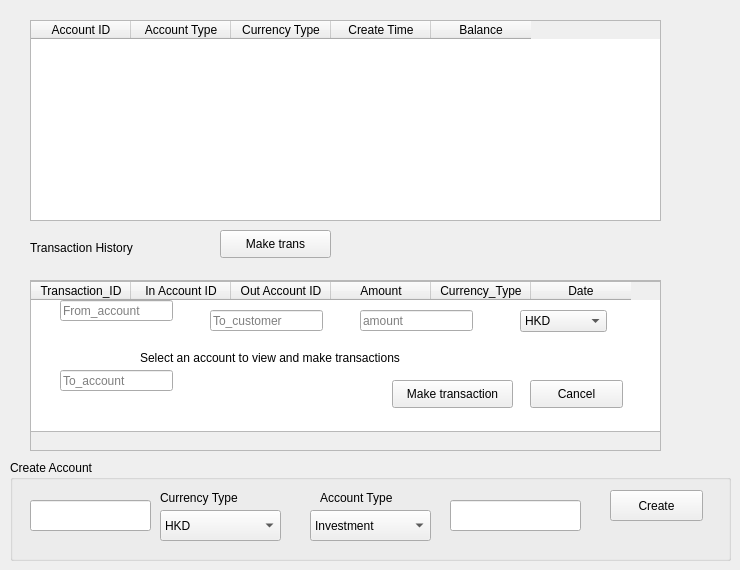
         <widget class="QWidget" name="page_wallet">
          <widget class="QGroupBox" name="groupBox_2">
           <property name="geometry">
            <rect>
             <x>10</x>
             <y>460</y>
             <width>721</width>
             <height>101</height>
            </rect>
           </property>
           <property name="title">
            <string>Create Account</string>
           </property>
           <widget class="QLineEdit" name="lineEdit_accountid">
            <property name="geometry">
             <rect>
              <x>20</x>
              <y>40</y>
              <width>121</width>
              <height>31</height>
             </rect>
            </property>
           </widget>
           <widget class="QLineEdit" name="lineEdit_param">
            <property name="geometry">
             <rect>
              <x>440</x>
              <y>40</y>
              <width>131</width>
              <height>31</height>
             </rect>
            </property>
           </widget>
           <widget class="QPushButton" name="pushButton_create">
            <property name="geometry">
             <rect>
              <x>600</x>
              <y>30</y>
              <width>93</width>
              <height>31</height>
             </rect>
            </property>
            <property name="text">
             <string>Create</string>
            </property>
           </widget>
           <widget class="QComboBox" name="comboBox_ctype">
            <property name="geometry">
             <rect>
              <x>150</x>
              <y>50</y>
              <width>121</width>
              <height>31</height>
             </rect>
            </property>
            <item>
             <property name="text">
              <string>HKD</string>
             </property>
            </item>
            <item>
             <property name="text">
              <string>Pound</string>
             </property>
            </item>
           </widget>
           <widget class="QComboBox" name="comboBox_atype">
            <property name="geometry">
             <rect>
              <x>300</x>
              <y>50</y>
              <width>121</width>
              <height>31</height>
             </rect>
            </property>
            <item>
             <property name="text">
              <string>Investment</string>
             </property>
            </item>
            <item>
             <property name="text">
              <string>Saving</string>
             </property>
            </item>
            <item>
             <property name="text">
              <string>Credit</string>
             </property>
            </item>
           </widget>
           <widget class="QLabel" name="label_17">
            <property name="geometry">
             <rect>
              <x>150</x>
              <y>30</y>
              <width>121</width>
              <height>16</height>
             </rect>
            </property>
            <property name="text">
             <string>Currency Type</string>
            </property>
           </widget>
           <widget class="QLabel" name="label_18">
            <property name="geometry">
             <rect>
              <x>310</x>
              <y>30</y>
              <width>101</width>
              <height>16</height>
             </rect>
            </property>
            <property name="text">
             <string>Account Type</string>
            </property>
           </widget>
          </widget>
          <widget class="QTableWidget" name="tableWidget_accounts">
           <property name="geometry">
            <rect>
             <x>30</x>
             <y>20</y>
             <width>631</width>
             <height>201</height>
            </rect>
           </property>
           <property name="minimumSize">
            <size>
             <width>631</width>
             <height>0</height>
            </size>
           </property>
           <property name="selectionBehavior">
            <enum>QAbstractItemView::SelectRows</enum>
           </property>
           <column>
            <property name="text">
             <string>Account ID</string>
            </property>
           </column>
           <column>
            <property name="text">
             <string>Account Type</string>
            </property>
           </column>
           <column>
            <property name="text">
             <string>Currency Type</string>
            </property>
           </column>
           <column>
            <property name="text">
             <string>Create Time</string>
            </property>
           </column>
           <column>
            <property name="text">
             <string>Balance</string>
            </property>
           </column>
          </widget>
          <widget class="QLabel" name="label_2">
           <property name="geometry">
            <rect>
             <x>30</x>
             <y>240</y>
             <width>221</width>
             <height>16</height>
            </rect>
           </property>
           <property name="text">
            <string>Transaction History</string>
           </property>
          </widget>
          <widget class="QTableWidget" name="tableWidget_transactions">
           <property name="geometry">
            <rect>
             <x>30</x>
             <y>281</y>
             <width>631</width>
             <height>151</height>
            </rect>
           </property>
           <column>
            <property name="text">
             <string>Transaction_ID</string>
            </property>
           </column>
           <column>
            <property name="text">
             <string>In Account ID</string>
            </property>
           </column>
           <column>
            <property name="text">
             <string>Out Account ID</string>
            </property>
           </column>
           <column>
            <property name="text">
             <string>Amount</string>
            </property>
           </column>
           <column>
            <property name="text">
             <string>Currency_Type</string>
            </property>
           </column>
           <column>
            <property name="text">
             <string>Date</string>
            </property>
           </column>
          </widget>
          <widget class="QLabel" name="label_viewinfo">
           <property name="geometry">
            <rect>
             <x>140</x>
             <y>350</y>
             <width>441</width>
             <height>16</height>
            </rect>
           </property>
           <property name="text">
            <string>Select an account to view and make transactions</string>
           </property>
          </widget>
          <widget class="QFrame" name="frame_maketransaction">
           <property name="geometry">
            <rect>
             <x>30</x>
             <y>280</y>
             <width>631</width>
             <height>171</height>
            </rect>
           </property>
           <property name="frameShape">
            <enum>QFrame::StyledPanel</enum>
           </property>
           <property name="frameShadow">
            <enum>QFrame::Raised</enum>
           </property>
           <widget class="QPushButton" name="pushButton_cancel">
            <property name="geometry">
             <rect>
              <x>500</x>
              <y>100</y>
              <width>93</width>
              <height>28</height>
             </rect>
            </property>
            <property name="text">
             <string>Cancel</string>
            </property>
           </widget>
           <widget class="QLineEdit" name="lineEdit_To_account">
            <property name="geometry">
             <rect>
              <x>30</x>
              <y>90</y>
              <width>113</width>
              <height>21</height>
             </rect>
            </property>
            <property name="text">
             <string/>
            </property>
            <property name="placeholderText">
             <string>To_account</string>
            </property>
           </widget>
           <widget class="QLineEdit" name="lineEdit_To_customer">
            <property name="geometry">
             <rect>
              <x>180</x>
              <y>30</y>
              <width>113</width>
              <height>21</height>
             </rect>
            </property>
            <property name="text">
             <string/>
            </property>
            <property name="placeholderText">
             <string>To_customer</string>
            </property>
           </widget>
           <widget class="QLineEdit" name="lineEdit_amount">
            <property name="geometry">
             <rect>
              <x>330</x>
              <y>30</y>
              <width>113</width>
              <height>21</height>
             </rect>
            </property>
            <property name="text">
             <string/>
            </property>
            <property name="placeholderText">
             <string>amount</string>
            </property>
           </widget>
           <widget class="QComboBox" name="comboBox_ttype">
            <property name="geometry">
             <rect>
              <x>490</x>
              <y>30</y>
              <width>87</width>
              <height>22</height>
             </rect>
            </property>
            <item>
             <property name="text">
              <string>HKD</string>
             </property>
            </item>
            <item>
             <property name="text">
              <string>Pound</string>
             </property>
            </item>
           </widget>
           <widget class="QPushButton" name="pushButton_make2">
            <property name="geometry">
             <rect>
              <x>362</x>
              <y>100</y>
              <width>121</width>
              <height>28</height>
             </rect>
            </property>
            <property name="text">
             <string>Make transaction</string>
            </property>
           </widget>
           <widget class="QLineEdit" name="lineEdit_From_account">
            <property name="geometry">
             <rect>
              <x>30</x>
              <y>20</y>
              <width>113</width>
              <height>21</height>
             </rect>
            </property>
            <property name="text">
             <string/>
            </property>
            <property name="placeholderText">
             <string>From_account</string>
            </property>
           </widget>
          </widget>
          <widget class="QPushButton" name="pushButton_make">
           <property name="geometry">
            <rect>
             <x>220</x>
             <y>230</y>
             <width>111</width>
             <height>28</height>
            </rect>
           </property>
           <property name="text">
            <string>Make trans</string>
           </property>
          </widget>
         </widget>
